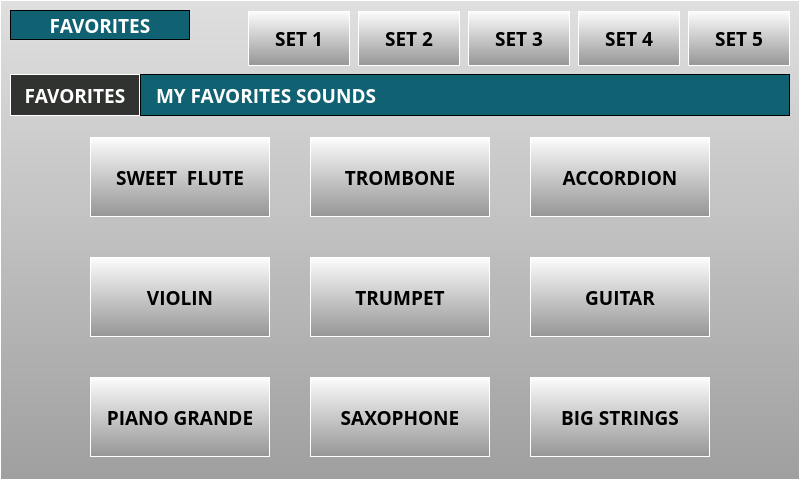
<?xml version="1.0" encoding="UTF-8"?>
<ui version="4.0">
 <class>FavoriteForm</class>
 <widget class="QWidget" name="FavoriteForm">
  <property name="geometry">
   <rect>
    <x>0</x>
    <y>0</y>
    <width>800</width>
    <height>480</height>
   </rect>
  </property>
  <property name="minimumSize">
   <size>
    <width>800</width>
    <height>480</height>
   </size>
  </property>
  <property name="maximumSize">
   <size>
    <width>800</width>
    <height>480</height>
   </size>
  </property>
  <property name="windowTitle">
   <string>Form</string>
  </property>
  <property name="styleSheet">
   <string notr="true">QWidget{
    font-family : &quot;Open Sans&quot;;
    font-weight : 550;
    font-size:14pt;
}

#mainFrame{
    background-color : qlineargradient(spread:reflect, x1:0, y1:0.006, x2:0, y2:1, stop:0 rgba(223, 223, 223, 255), stop:1 rgba(159, 159, 159, 255));
border: 1px solid white;
}

QPushButton, #pbSave, #pbCancel, #pbSelect{
background-color:qlineargradient(spread:pad, x1:0, y1:0, x2:0, y2:1, stop:0 rgba(253, 253, 253, 255), stop:1 rgba(149, 149, 149, 255));
border: 2px solid white;
color: black;
}

QPushButton{
background-color:qlineargradient(spread:pad, x1:0, y1:0, x2:0, y2:1, stop:0 rgba(253, 253, 253, 255), stop:1 rgba(149, 149, 149, 255));
border: 1px solid white;
color: black;
}

QPushButton:focus{ background-color: rgb(239, 159, 31);}

QPushButton:focus:selected{ background-color: rgb(239, 159, 31);}


#lbWidgetTitle{
    border: 1px solid black;
    background-color:rgb(16, 97, 114);
    color: white;
}

#lbCategoryName{
    border: 1px solid black;
    background-color:rgb(16, 97, 114);
    color: white;
    padding-left: 10px;
}

#lbCategory{
    border: 1px solid white;
    background-color:rgb(49, 51, 48);
    color: white;
}
</string>
  </property>
  <layout class="QGridLayout" name="gridLayout">
   <property name="leftMargin">
    <number>0</number>
   </property>
   <property name="topMargin">
    <number>0</number>
   </property>
   <property name="rightMargin">
    <number>0</number>
   </property>
   <property name="bottomMargin">
    <number>0</number>
   </property>
   <property name="spacing">
    <number>0</number>
   </property>
   <item row="0" column="0">
    <widget class="QFrame" name="mainFrame">
     <property name="sizePolicy">
      <sizepolicy hsizetype="Expanding" vsizetype="Expanding">
       <horstretch>0</horstretch>
       <verstretch>0</verstretch>
      </sizepolicy>
     </property>
     <property name="minimumSize">
      <size>
       <width>800</width>
       <height>480</height>
      </size>
     </property>
     <property name="maximumSize">
      <size>
       <width>800</width>
       <height>480</height>
      </size>
     </property>
     <property name="font">
      <font>
       <family>Open Sans</family>
       <pointsize>14</pointsize>
       <weight>68</weight>
       <bold>true</bold>
      </font>
     </property>
     <property name="styleSheet">
      <string notr="true"/>
     </property>
     <property name="frameShape">
      <enum>QFrame::StyledPanel</enum>
     </property>
     <property name="frameShadow">
      <enum>QFrame::Raised</enum>
     </property>
     <layout class="QGridLayout" name="gridLayout_4">
      <property name="bottomMargin">
       <number>6</number>
      </property>
      <property name="horizontalSpacing">
       <number>0</number>
      </property>
      <property name="verticalSpacing">
       <number>6</number>
      </property>
      <item row="1" column="0">
       <layout class="QGridLayout" name="gridLayout_3">
        <property name="spacing">
         <number>0</number>
        </property>
        <item row="0" column="0">
         <widget class="QLabel" name="lbCategory">
          <property name="sizePolicy">
           <sizepolicy hsizetype="Fixed" vsizetype="Fixed">
            <horstretch>0</horstretch>
            <verstretch>0</verstretch>
           </sizepolicy>
          </property>
          <property name="minimumSize">
           <size>
            <width>130</width>
            <height>42</height>
           </size>
          </property>
          <property name="maximumSize">
           <size>
            <width>130</width>
            <height>42</height>
           </size>
          </property>
          <property name="font">
           <font>
            <family>Open Sans</family>
            <pointsize>14</pointsize>
            <weight>68</weight>
            <bold>true</bold>
           </font>
          </property>
          <property name="styleSheet">
           <string notr="true"/>
          </property>
          <property name="text">
           <string>FAVORITES</string>
          </property>
          <property name="alignment">
           <set>Qt::AlignCenter</set>
          </property>
         </widget>
        </item>
        <item row="0" column="1">
         <widget class="QLabel" name="lbCategoryName">
          <property name="sizePolicy">
           <sizepolicy hsizetype="Expanding" vsizetype="Fixed">
            <horstretch>0</horstretch>
            <verstretch>0</verstretch>
           </sizepolicy>
          </property>
          <property name="minimumSize">
           <size>
            <width>0</width>
            <height>42</height>
           </size>
          </property>
          <property name="maximumSize">
           <size>
            <width>16777215</width>
            <height>42</height>
           </size>
          </property>
          <property name="font">
           <font>
            <family>Open Sans</family>
            <pointsize>14</pointsize>
            <weight>68</weight>
            <bold>true</bold>
           </font>
          </property>
          <property name="styleSheet">
           <string notr="true"/>
          </property>
          <property name="text">
           <string>MY FAVORITES SOUNDS</string>
          </property>
         </widget>
        </item>
       </layout>
      </item>
      <item row="0" column="0">
       <widget class="QFrame" name="frameTop">
        <property name="sizePolicy">
         <sizepolicy hsizetype="Expanding" vsizetype="Fixed">
          <horstretch>0</horstretch>
          <verstretch>0</verstretch>
         </sizepolicy>
        </property>
        <property name="minimumSize">
         <size>
          <width>0</width>
          <height>58</height>
         </size>
        </property>
        <property name="maximumSize">
         <size>
          <width>16777215</width>
          <height>58</height>
         </size>
        </property>
        <property name="styleSheet">
         <string notr="true"/>
        </property>
        <layout class="QGridLayout" name="gridLayout_7">
         <property name="leftMargin">
          <number>0</number>
         </property>
         <property name="topMargin">
          <number>0</number>
         </property>
         <property name="rightMargin">
          <number>0</number>
         </property>
         <property name="bottomMargin">
          <number>0</number>
         </property>
         <property name="horizontalSpacing">
          <number>8</number>
         </property>
         <property name="verticalSpacing">
          <number>0</number>
         </property>
         <item row="0" column="6">
          <widget class="QPushButton" name="pbSet5">
           <property name="sizePolicy">
            <sizepolicy hsizetype="Fixed" vsizetype="Fixed">
             <horstretch>0</horstretch>
             <verstretch>0</verstretch>
            </sizepolicy>
           </property>
           <property name="minimumSize">
            <size>
             <width>102</width>
             <height>55</height>
            </size>
           </property>
           <property name="maximumSize">
            <size>
             <width>102</width>
             <height>55</height>
            </size>
           </property>
           <property name="font">
            <font>
             <family>Open Sans</family>
             <pointsize>14</pointsize>
             <weight>68</weight>
             <bold>true</bold>
            </font>
           </property>
           <property name="styleSheet">
            <string notr="true"/>
           </property>
           <property name="text">
            <string>SET 5</string>
           </property>
          </widget>
         </item>
         <item row="0" column="0">
          <layout class="QVBoxLayout" name="verticalLayout">
           <item>
            <widget class="QLabel" name="lbWidgetTitle">
             <property name="minimumSize">
              <size>
               <width>180</width>
               <height>30</height>
              </size>
             </property>
             <property name="maximumSize">
              <size>
               <width>180</width>
               <height>30</height>
              </size>
             </property>
             <property name="font">
              <font>
               <family>Open Sans</family>
               <pointsize>14</pointsize>
               <weight>68</weight>
               <bold>true</bold>
              </font>
             </property>
             <property name="styleSheet">
              <string notr="true"/>
             </property>
             <property name="text">
              <string>FAVORITES</string>
             </property>
             <property name="alignment">
              <set>Qt::AlignCenter</set>
             </property>
            </widget>
           </item>
           <item>
            <spacer name="verticalSpacer_3">
             <property name="orientation">
              <enum>Qt::Vertical</enum>
             </property>
             <property name="sizeHint" stdset="0">
              <size>
               <width>20</width>
               <height>40</height>
              </size>
             </property>
            </spacer>
           </item>
          </layout>
         </item>
         <item row="0" column="4">
          <widget class="QPushButton" name="pbSet3">
           <property name="sizePolicy">
            <sizepolicy hsizetype="Fixed" vsizetype="Fixed">
             <horstretch>0</horstretch>
             <verstretch>0</verstretch>
            </sizepolicy>
           </property>
           <property name="minimumSize">
            <size>
             <width>102</width>
             <height>55</height>
            </size>
           </property>
           <property name="maximumSize">
            <size>
             <width>102</width>
             <height>55</height>
            </size>
           </property>
           <property name="font">
            <font>
             <family>Open Sans</family>
             <pointsize>14</pointsize>
             <weight>68</weight>
             <bold>true</bold>
            </font>
           </property>
           <property name="styleSheet">
            <string notr="true"/>
           </property>
           <property name="text">
            <string>SET 3</string>
           </property>
          </widget>
         </item>
         <item row="0" column="2">
          <widget class="QPushButton" name="pbSet1">
           <property name="sizePolicy">
            <sizepolicy hsizetype="Fixed" vsizetype="Fixed">
             <horstretch>0</horstretch>
             <verstretch>0</verstretch>
            </sizepolicy>
           </property>
           <property name="minimumSize">
            <size>
             <width>102</width>
             <height>55</height>
            </size>
           </property>
           <property name="maximumSize">
            <size>
             <width>102</width>
             <height>55</height>
            </size>
           </property>
           <property name="font">
            <font>
             <family>Open Sans</family>
             <pointsize>14</pointsize>
             <weight>68</weight>
             <bold>true</bold>
            </font>
           </property>
           <property name="styleSheet">
            <string notr="true"/>
           </property>
           <property name="text">
            <string>SET 1</string>
           </property>
          </widget>
         </item>
         <item row="0" column="5">
          <widget class="QPushButton" name="pbSet4">
           <property name="sizePolicy">
            <sizepolicy hsizetype="Fixed" vsizetype="Fixed">
             <horstretch>0</horstretch>
             <verstretch>0</verstretch>
            </sizepolicy>
           </property>
           <property name="minimumSize">
            <size>
             <width>102</width>
             <height>55</height>
            </size>
           </property>
           <property name="maximumSize">
            <size>
             <width>102</width>
             <height>55</height>
            </size>
           </property>
           <property name="font">
            <font>
             <family>Open Sans</family>
             <pointsize>14</pointsize>
             <weight>68</weight>
             <bold>true</bold>
            </font>
           </property>
           <property name="styleSheet">
            <string notr="true"/>
           </property>
           <property name="text">
            <string>SET 4</string>
           </property>
          </widget>
         </item>
         <item row="0" column="3">
          <widget class="QPushButton" name="pbSet2">
           <property name="sizePolicy">
            <sizepolicy hsizetype="Fixed" vsizetype="Fixed">
             <horstretch>0</horstretch>
             <verstretch>0</verstretch>
            </sizepolicy>
           </property>
           <property name="minimumSize">
            <size>
             <width>102</width>
             <height>55</height>
            </size>
           </property>
           <property name="maximumSize">
            <size>
             <width>102</width>
             <height>55</height>
            </size>
           </property>
           <property name="font">
            <font>
             <family>Open Sans</family>
             <pointsize>14</pointsize>
             <weight>68</weight>
             <bold>true</bold>
            </font>
           </property>
           <property name="styleSheet">
            <string notr="true"/>
           </property>
           <property name="text">
            <string>SET 2</string>
           </property>
          </widget>
         </item>
         <item row="0" column="1">
          <spacer name="horizontalSpacer_12">
           <property name="orientation">
            <enum>Qt::Horizontal</enum>
           </property>
           <property name="sizeHint" stdset="0">
            <size>
             <width>40</width>
             <height>20</height>
            </size>
           </property>
          </spacer>
         </item>
        </layout>
       </widget>
      </item>
      <item row="2" column="0">
       <layout class="QGridLayout" name="gridLayout_2">
        <property name="sizeConstraint">
         <enum>QLayout::SetFixedSize</enum>
        </property>
        <property name="spacing">
         <number>0</number>
        </property>
        <item row="7" column="1">
         <widget class="QPushButton" name="pbFav7">
          <property name="sizePolicy">
           <sizepolicy hsizetype="Fixed" vsizetype="Fixed">
            <horstretch>0</horstretch>
            <verstretch>0</verstretch>
           </sizepolicy>
          </property>
          <property name="minimumSize">
           <size>
            <width>180</width>
            <height>80</height>
           </size>
          </property>
          <property name="maximumSize">
           <size>
            <width>180</width>
            <height>80</height>
           </size>
          </property>
          <property name="font">
           <font>
            <family>Open Sans</family>
            <pointsize>14</pointsize>
            <weight>68</weight>
            <bold>true</bold>
           </font>
          </property>
          <property name="styleSheet">
           <string notr="true"/>
          </property>
          <property name="text">
           <string>PIANO GRANDE</string>
          </property>
         </widget>
        </item>
        <item row="2" column="3">
         <spacer name="verticalSpacer">
          <property name="orientation">
           <enum>Qt::Vertical</enum>
          </property>
          <property name="sizeType">
           <enum>QSizePolicy::Fixed</enum>
          </property>
          <property name="sizeHint" stdset="0">
           <size>
            <width>40</width>
            <height>40</height>
           </size>
          </property>
         </spacer>
        </item>
        <item row="1" column="3">
         <widget class="QPushButton" name="pbFav2">
          <property name="sizePolicy">
           <sizepolicy hsizetype="Fixed" vsizetype="Fixed">
            <horstretch>0</horstretch>
            <verstretch>0</verstretch>
           </sizepolicy>
          </property>
          <property name="minimumSize">
           <size>
            <width>180</width>
            <height>80</height>
           </size>
          </property>
          <property name="maximumSize">
           <size>
            <width>180</width>
            <height>80</height>
           </size>
          </property>
          <property name="font">
           <font>
            <family>Open Sans</family>
            <pointsize>14</pointsize>
            <weight>68</weight>
            <bold>true</bold>
           </font>
          </property>
          <property name="styleSheet">
           <string notr="true"/>
          </property>
          <property name="text">
           <string>TROMBONE</string>
          </property>
         </widget>
        </item>
        <item row="6" column="3">
         <spacer name="verticalSpacer_2">
          <property name="orientation">
           <enum>Qt::Vertical</enum>
          </property>
          <property name="sizeType">
           <enum>QSizePolicy::Fixed</enum>
          </property>
          <property name="sizeHint" stdset="0">
           <size>
            <width>40</width>
            <height>40</height>
           </size>
          </property>
         </spacer>
        </item>
        <item row="1" column="2">
         <spacer name="horizontalSpacer">
          <property name="orientation">
           <enum>Qt::Horizontal</enum>
          </property>
          <property name="sizeType">
           <enum>QSizePolicy::Fixed</enum>
          </property>
          <property name="sizeHint" stdset="0">
           <size>
            <width>40</width>
            <height>40</height>
           </size>
          </property>
         </spacer>
        </item>
        <item row="1" column="4">
         <spacer name="horizontalSpacer_2">
          <property name="orientation">
           <enum>Qt::Horizontal</enum>
          </property>
          <property name="sizeType">
           <enum>QSizePolicy::Fixed</enum>
          </property>
          <property name="sizeHint" stdset="0">
           <size>
            <width>40</width>
            <height>40</height>
           </size>
          </property>
         </spacer>
        </item>
        <item row="7" column="3">
         <widget class="QPushButton" name="pbFav8">
          <property name="sizePolicy">
           <sizepolicy hsizetype="Fixed" vsizetype="Fixed">
            <horstretch>0</horstretch>
            <verstretch>0</verstretch>
           </sizepolicy>
          </property>
          <property name="minimumSize">
           <size>
            <width>180</width>
            <height>80</height>
           </size>
          </property>
          <property name="maximumSize">
           <size>
            <width>180</width>
            <height>80</height>
           </size>
          </property>
          <property name="font">
           <font>
            <family>Open Sans</family>
            <pointsize>14</pointsize>
            <weight>68</weight>
            <bold>true</bold>
           </font>
          </property>
          <property name="styleSheet">
           <string notr="true"/>
          </property>
          <property name="text">
           <string>SAXOPHONE</string>
          </property>
         </widget>
        </item>
        <item row="4" column="3">
         <widget class="QPushButton" name="pbFav5">
          <property name="sizePolicy">
           <sizepolicy hsizetype="Fixed" vsizetype="Fixed">
            <horstretch>0</horstretch>
            <verstretch>0</verstretch>
           </sizepolicy>
          </property>
          <property name="minimumSize">
           <size>
            <width>180</width>
            <height>80</height>
           </size>
          </property>
          <property name="maximumSize">
           <size>
            <width>180</width>
            <height>80</height>
           </size>
          </property>
          <property name="font">
           <font>
            <family>Open Sans</family>
            <pointsize>14</pointsize>
            <weight>68</weight>
            <bold>true</bold>
           </font>
          </property>
          <property name="styleSheet">
           <string notr="true"/>
          </property>
          <property name="text">
           <string>TRUMPET</string>
          </property>
         </widget>
        </item>
        <item row="4" column="1">
         <widget class="QPushButton" name="pbFav4">
          <property name="sizePolicy">
           <sizepolicy hsizetype="Fixed" vsizetype="Fixed">
            <horstretch>0</horstretch>
            <verstretch>0</verstretch>
           </sizepolicy>
          </property>
          <property name="minimumSize">
           <size>
            <width>180</width>
            <height>80</height>
           </size>
          </property>
          <property name="maximumSize">
           <size>
            <width>180</width>
            <height>80</height>
           </size>
          </property>
          <property name="font">
           <font>
            <family>Open Sans</family>
            <pointsize>14</pointsize>
            <weight>68</weight>
            <bold>true</bold>
           </font>
          </property>
          <property name="styleSheet">
           <string notr="true"/>
          </property>
          <property name="text">
           <string>VIOLIN</string>
          </property>
         </widget>
        </item>
        <item row="4" column="5">
         <widget class="QPushButton" name="pbFav6">
          <property name="sizePolicy">
           <sizepolicy hsizetype="Fixed" vsizetype="Fixed">
            <horstretch>0</horstretch>
            <verstretch>0</verstretch>
           </sizepolicy>
          </property>
          <property name="minimumSize">
           <size>
            <width>180</width>
            <height>80</height>
           </size>
          </property>
          <property name="maximumSize">
           <size>
            <width>180</width>
            <height>80</height>
           </size>
          </property>
          <property name="font">
           <font>
            <family>Open Sans</family>
            <pointsize>14</pointsize>
            <weight>68</weight>
            <bold>true</bold>
           </font>
          </property>
          <property name="styleSheet">
           <string notr="true"/>
          </property>
          <property name="text">
           <string>GUITAR</string>
          </property>
         </widget>
        </item>
        <item row="7" column="5">
         <widget class="QPushButton" name="pbFav9">
          <property name="sizePolicy">
           <sizepolicy hsizetype="Fixed" vsizetype="Fixed">
            <horstretch>0</horstretch>
            <verstretch>0</verstretch>
           </sizepolicy>
          </property>
          <property name="minimumSize">
           <size>
            <width>180</width>
            <height>80</height>
           </size>
          </property>
          <property name="maximumSize">
           <size>
            <width>180</width>
            <height>80</height>
           </size>
          </property>
          <property name="font">
           <font>
            <family>Open Sans</family>
            <pointsize>14</pointsize>
            <weight>68</weight>
            <bold>true</bold>
           </font>
          </property>
          <property name="styleSheet">
           <string notr="true"/>
          </property>
          <property name="text">
           <string>BIG STRINGS</string>
          </property>
         </widget>
        </item>
        <item row="1" column="5">
         <widget class="QPushButton" name="pbFav3">
          <property name="sizePolicy">
           <sizepolicy hsizetype="Fixed" vsizetype="Fixed">
            <horstretch>0</horstretch>
            <verstretch>0</verstretch>
           </sizepolicy>
          </property>
          <property name="minimumSize">
           <size>
            <width>180</width>
            <height>80</height>
           </size>
          </property>
          <property name="maximumSize">
           <size>
            <width>180</width>
            <height>80</height>
           </size>
          </property>
          <property name="font">
           <font>
            <family>Open Sans</family>
            <pointsize>14</pointsize>
            <weight>68</weight>
            <bold>true</bold>
           </font>
          </property>
          <property name="styleSheet">
           <string notr="true"/>
          </property>
          <property name="text">
           <string>ACCORDION</string>
          </property>
         </widget>
        </item>
        <item row="1" column="1">
         <widget class="QPushButton" name="pbFav1">
          <property name="sizePolicy">
           <sizepolicy hsizetype="Fixed" vsizetype="Fixed">
            <horstretch>0</horstretch>
            <verstretch>0</verstretch>
           </sizepolicy>
          </property>
          <property name="minimumSize">
           <size>
            <width>180</width>
            <height>80</height>
           </size>
          </property>
          <property name="maximumSize">
           <size>
            <width>180</width>
            <height>80</height>
           </size>
          </property>
          <property name="font">
           <font>
            <family>Open Sans</family>
            <pointsize>14</pointsize>
            <weight>68</weight>
            <bold>true</bold>
           </font>
          </property>
          <property name="styleSheet">
           <string notr="true"/>
          </property>
          <property name="text">
           <string>SWEET  FLUTE</string>
          </property>
         </widget>
        </item>
        <item row="4" column="0">
         <spacer name="horizontalSpacer_3">
          <property name="orientation">
           <enum>Qt::Horizontal</enum>
          </property>
          <property name="sizeType">
           <enum>QSizePolicy::Expanding</enum>
          </property>
          <property name="sizeHint" stdset="0">
           <size>
            <width>40</width>
            <height>20</height>
           </size>
          </property>
         </spacer>
        </item>
        <item row="4" column="6">
         <spacer name="horizontalSpacer_4">
          <property name="orientation">
           <enum>Qt::Horizontal</enum>
          </property>
          <property name="sizeType">
           <enum>QSizePolicy::Expanding</enum>
          </property>
          <property name="sizeHint" stdset="0">
           <size>
            <width>40</width>
            <height>20</height>
           </size>
          </property>
         </spacer>
        </item>
        <item row="0" column="3">
         <spacer name="verticalSpacer_5">
          <property name="orientation">
           <enum>Qt::Vertical</enum>
          </property>
          <property name="sizeHint" stdset="0">
           <size>
            <width>20</width>
            <height>40</height>
           </size>
          </property>
         </spacer>
        </item>
       </layout>
      </item>
      <item row="3" column="0">
       <spacer name="verticalSpacer_4">
        <property name="orientation">
         <enum>Qt::Vertical</enum>
        </property>
        <property name="sizeHint" stdset="0">
         <size>
          <width>20</width>
          <height>40</height>
         </size>
        </property>
       </spacer>
      </item>
     </layout>
    </widget>
   </item>
  </layout>
 </widget>
 <tabstops>
  <tabstop>pbSet1</tabstop>
  <tabstop>pbSet2</tabstop>
  <tabstop>pbSet3</tabstop>
  <tabstop>pbSet4</tabstop>
  <tabstop>pbSet5</tabstop>
  <tabstop>pbFav1</tabstop>
  <tabstop>pbFav2</tabstop>
  <tabstop>pbFav3</tabstop>
  <tabstop>pbFav4</tabstop>
  <tabstop>pbFav5</tabstop>
  <tabstop>pbFav6</tabstop>
  <tabstop>pbFav7</tabstop>
  <tabstop>pbFav8</tabstop>
  <tabstop>pbFav9</tabstop>
 </tabstops>
 <resources/>
 <connections/>
</ui>
